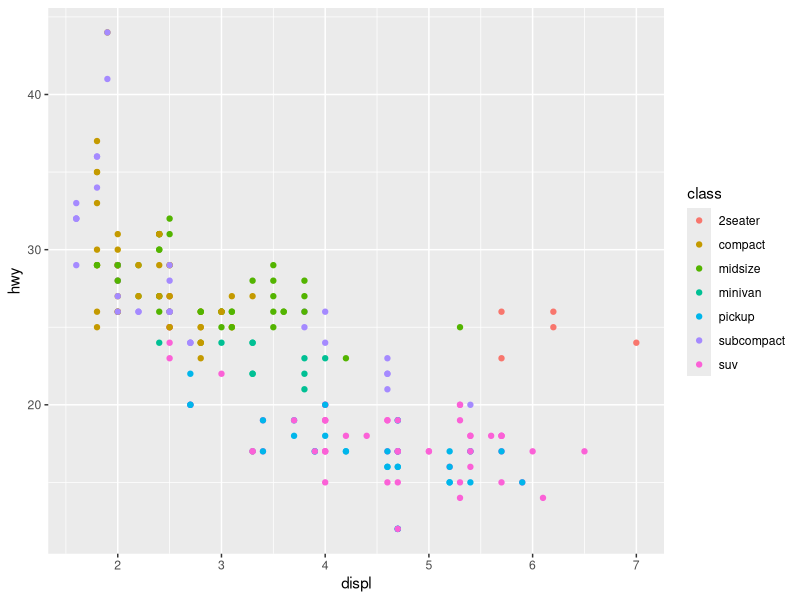
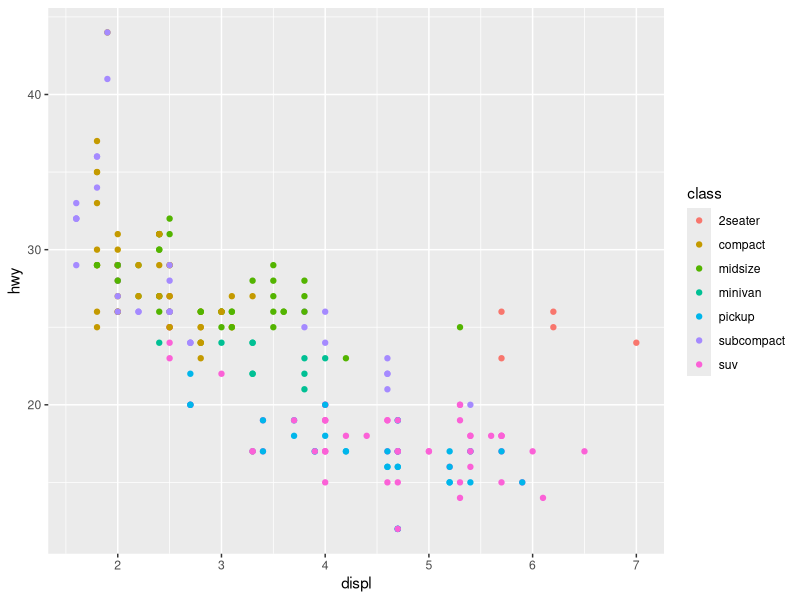
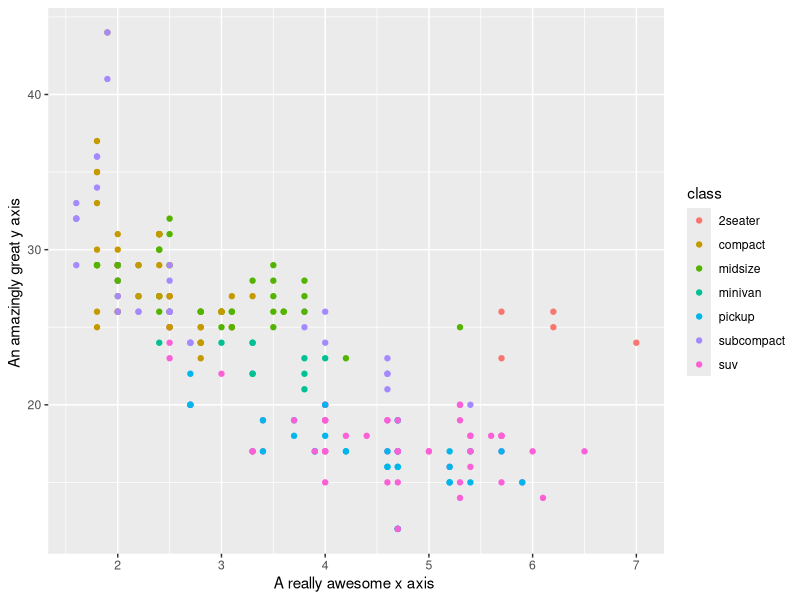
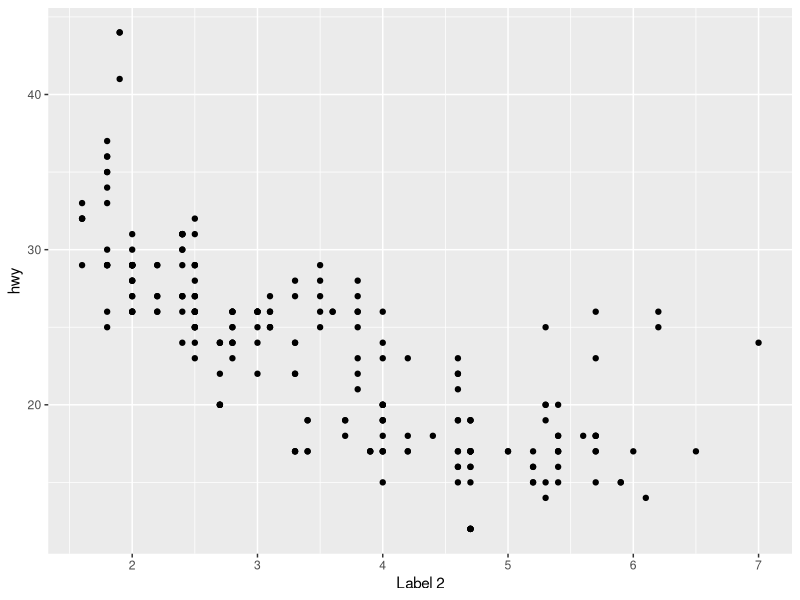
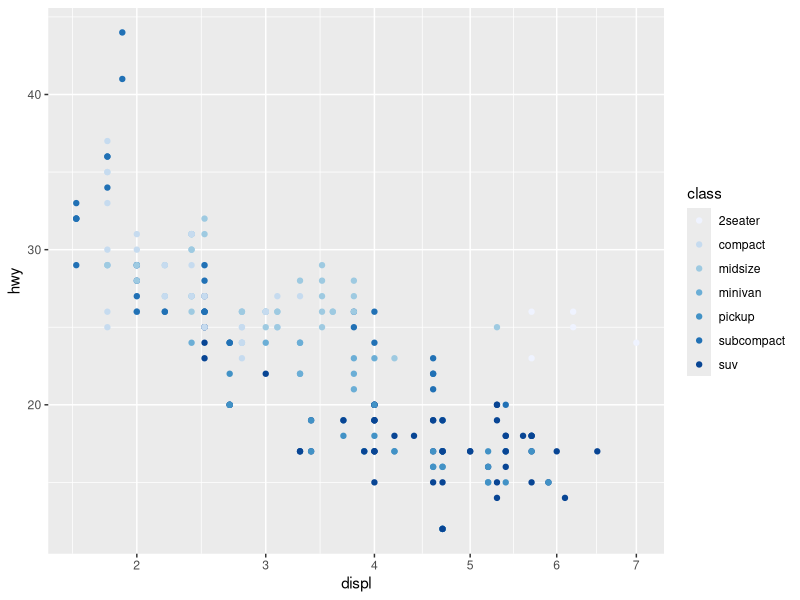

Recreate these plots in R, in order.

# -------------------------------------------------------------------------

        # Modifying Scales # 

# -------------------------------------------------------------------------

    # Scales control the mapping from data to aesthetics.
    # Scales also provide the tools that let you read the plot: the axes and legends.


# -------------------------------------------------------------------------

library(ggplot2)
# A scale is required for every aesthetic used on the plot. When you write:
ggplot(mpg, aes(displ, hwy)) +
  geom_point(aes(colour = class))

# What actually happens is this:
ggplot(mpg, aes(displ, hwy)) +
  geom_point(aes(colour = class)) +
  scale_x_continuous() +
  scale_y_continuous() +
  scale_colour_discrete()

# -------------------------------------------------------------------------

ggplot(mpg, aes(displ, hwy)) +
  geom_point(aes(colour = class)) +
  scale_x_continuous("A really awesome x axis ") +
  scale_y_continuous("An amazingly great y axis ")

# -------------------------------------------------------------------------

ggplot(mpg, aes(displ, hwy)) +
  geom_point() +
  scale_x_continuous("Label 1") +
  scale_x_continuous("Label 2")
#> Scale for 'x' is already present. Adding another scale for 'x',
#> which will replace the existing scale.

# -------------------------------------------------------------------------

# You can also use a different scale altogether:
ggplot(mpg, aes(displ, hwy)) + 
  geom_point(aes(color = class)) + 
  scale_x_sqrt() +
  scale_color_brewer()

# -------------------------------------------------------------------------
